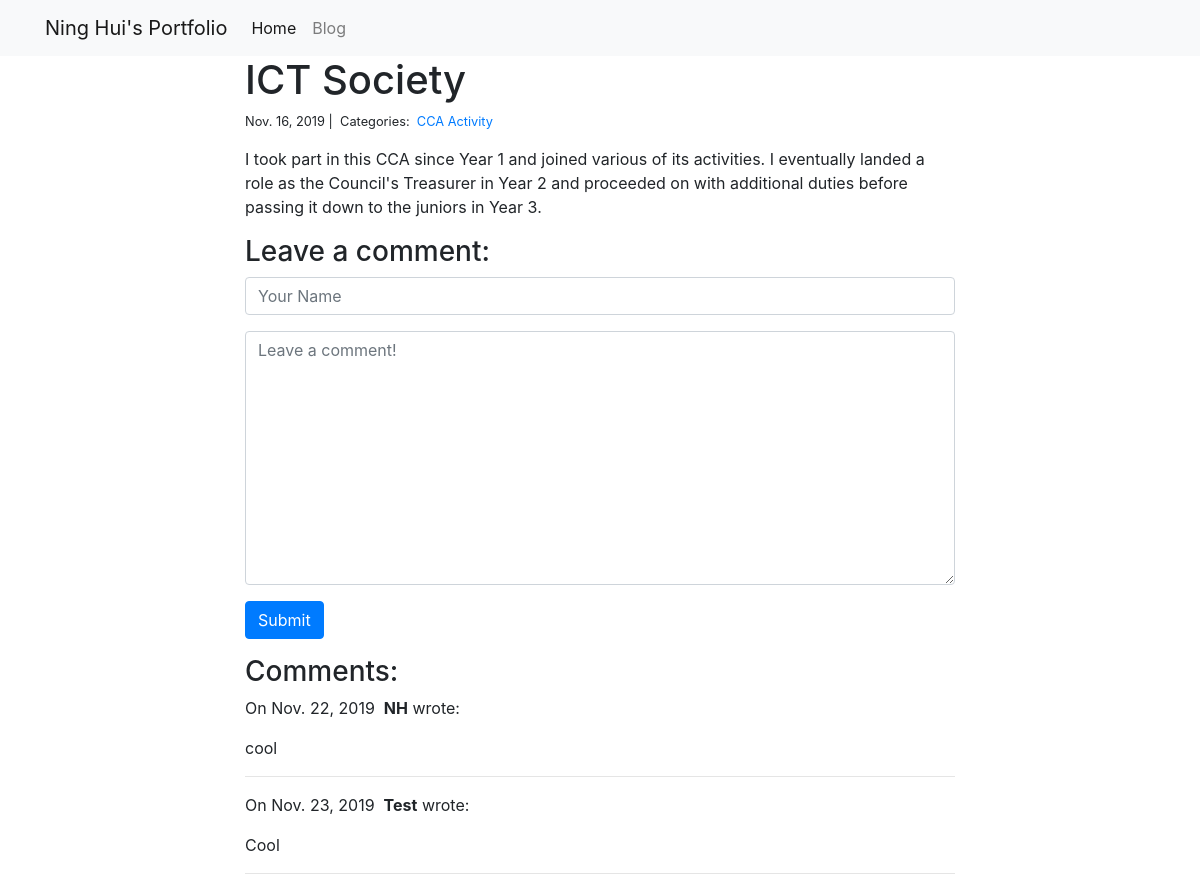
Page /blog/8/ on the committed database.
### blog/models.py (models this page shows)
class Post(models.Model):
    title = models.CharField(max_length=255)
    body = models.TextField()
    created_on = models.DateTimeField(auto_now_add=True)
    last_modified = models.DateTimeField(auto_now=True)
    categories = models.ManyToManyField("Category", related_name="posts")

class Category(models.Model):
    name = models.CharField(max_length=20)

class Comment(models.Model):
    author = models.CharField(max_length=60)
    body = models.TextField()
    created_on = models.DateTimeField(auto_now_add=True)
    post = models.ForeignKey("Post", on_delete=models.CASCADE)

### blog/views.py (the view, shortened to what this page needs)
# urls.py: path("<int:pk>/", views.blog_detail, name="blog_detail"),
def blog_detail(request, pk):
    post = Post.objects.get(pk=pk)
    comments = Comment.objects.filter(post=post)
    form = CommentForm()
    context = {"post": post, "comments": comments, "form": form}
    return render(request, "blog_detail.html", context)

### blog/forms.py
class CommentForm(forms.Form):
    author = forms.CharField(
        max_length=60,
        widget=forms.TextInput(
            attrs={"class": "form-control", "placeholder": "Your Name"}
        ),
    )
    body = forms.CharField(
        widget=forms.Textarea(
            attrs={"class": "form-control", "placeholder": "Leave a comment!"}
        )
    )

### blog/templates/blog_detail.html (shortened to what this page needs)
{% extends "base.html" %}
{% block page_content %}
<head>
</head>
<div class="col-md-8 offset-md-2">
    <h1>{{ post.title }}</h1>
    <small>
        {{ post.created_on.date }} |&nbsp;
        Categories:&nbsp;
        {% for category in post.categories.all %}
        <a href="{% url 'blog_category' category.name %}">
            {{ category.name }}
        </a>&nbsp;
        {% endfor %}
    </small>
    <p>{{ post.body | linebreaks }}</p>
    <h3>Leave a comment:</h3>
    <form action="/blog/{{ post.pk }}/" method="post">
        <div class="form-group">
            {{ form.author }}
        </div>
        <div class="form-group">
            {{ form.body }}
        </div>
        <button type="submit" class="btn btn-primary" name="submitBtn">Submit</button>
    </form>
    <h3>Comments:</h3>
    {% for comment in comments %}
    <p>
        On {{comment.created_on.date }}&nbsp;
        <b name="authorComment">{{ comment.author }}</b> wrote:
    </p>
    <p name="bodyComment">{{ comment.body }}</p>
    <hr>
    {% endfor %}
</div>
{% endblock %}

### rows in the picture
Post: title "ICT Society", created_on "Nov. 16, 2019", body "I took part in this CCA since Year 1 and joined various of its activities. I eventually landed a role as the Council's Treasurer in Year 2 and proceeded on with additional duties before passing it down to the juniors in Year 3."
Category: name "CCA Activity"
Comment: created_on "Nov. 22, 2019", author "NH", body "cool"
Comment: created_on "Nov. 23, 2019", author "Test", body "Cool"
